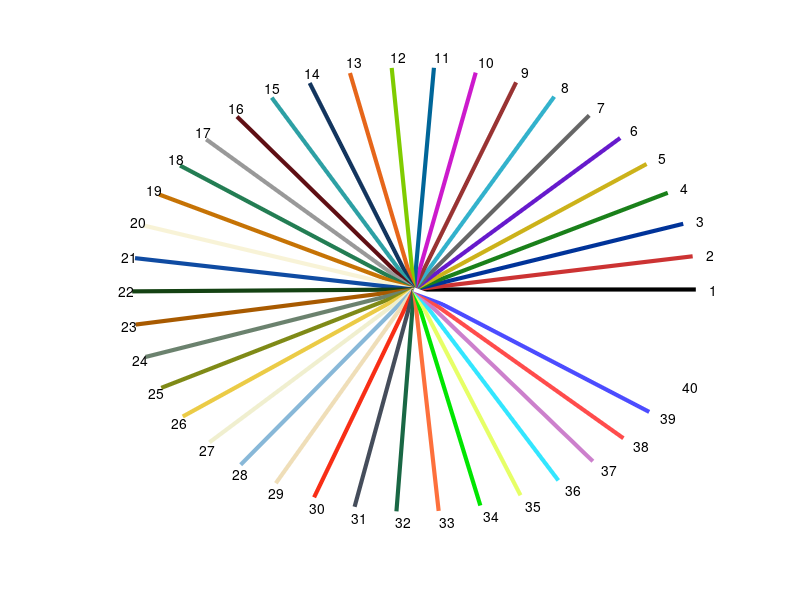

Source code (MATLAB):
% Color selecter: generating a 3-number vector code for a color.
% Syntax:
%            code = mycolor(colorcode,selectplate)
% Input:
%        [colorcode]: integer, selecting from the color plate
%                          e.g. colorcode = 3, means a dark blue from the defaultplate 'color'
%                                colorcode = 0 (default): will display the color plate assigned in a new figure
%                                colorcode = -1 ; return the colormap (3 * ?) matrix, specified in [selectplate]
%                                colorcode is a string (passed to selectplate), return colormap (as colorcode = -1);    
%        [selectplate]: a string, assign the plate you want to chose from
%                            'color': default
%                            'redblue': a red to blue bipolor scale
%                            'gray': a gray scale
%        * For detail of color plates type mycolor(0)
%                                                     mycolor(0,'redblue') 
%                                                     mycolor(0,'gray')
% Output: 
%        [code]: a vector of size 3, the code for the selected color
%-------------------------------------------------------------------------------
%
% Example: use in plot function
%
%            plot([1:10], rand(1,10),'color',mycolor(3))
%
% Example: to display color plate
%
%            mycolor(0,'redblue')         % display the red-blue color map
%            mycolor                            % equals to mycolor(0,'color') or mycolor(0), display the default color map
%
% Example: return colormap
%           cmap = mycolor(-1)
%           cmap = mycolor('color')
%           cmap = mycolor('redblue')        
%
% update 2015/09/21: mycolor(0) will display the color plate in a new figure
%                                add an optional input to select 'redblue' and 'gray' plate
% update 2015/10/14: can take zero argument
% update 2015/10/29: Add usage as colormap
% update 2016/07/28: Add some colors, and white
function code = mycolor(colorcode, selectplate)
if (nargin < 1), colorcode = 0; end;

if (nargin < 2) 
        if ischar(colorcode)
        selectplate = colorcode; colorcode = -1; % set it -1 so it won't be passed through other output
         % output is the whole colormap   
        else
         selectplate = 'color' ;      
        end
end

%% Making color map

mycolors(1,:) = ([0 0 0]);
mycolors(2,:) = ([0.8 0.2 0.2]);
mycolors(3,:) = ([0.0 0.2 0.6]);
mycolors(4,:) = ([0.1 0.5 0.1]);
mycolors(5,:) = ([0.8 0.7 0.1]);
mycolors(6,:) = ([0.4 0.1 0.8]);
mycolors(7,:) = ([0.4 0.4 0.4]);
mycolors(8,:) = ([0.2 0.7 0.8]);
mycolors(9,:) = ([0.6 0.2 0.2]);
mycolors(10,:) = ([0.8 0.1 0.8]);
mycolors(11,:) = ([0.0 0.4 0.6]);
mycolors(12,:) = ([0.5 0.8 0.0]);
mycolors(13,:) = ([0.9 0.4 0.1]);
% 
mycolors(14,:) =([0.0745    0.2078    0.3686]);
mycolors(15,:) =([0.1765    0.6275    0.6431]);
mycolors(16,:) =([0.3725    0.0588    0.0784]);
mycolors(17,:) =([0.6    0.6    0.6]);
mycolors(18,:) =([0.1373    0.4902    0.3255]);
mycolors(19,:) =([0.7765    0.4510    0.0196]);
mycolors(20,:) =([0.9725    0.9529    0.8431]);
%
mycolors(21,:) =([0.0588    0.2941    0.6353]);
mycolors(22,:) =([0.0784    0.2588    0.0745]);
mycolors(23,:) =([0.6588    0.3529         0]);
mycolors(24,:) =([0.4196    0.5098    0.4314]);
mycolors(25,:) =([0.4980    0.5412    0.0902]);
mycolors(26,:) =([0.9216    0.7961    0.2745]);
mycolors(27,:) =([0.9408    0.9369    0.8114]);
%
mycolors(28,:) =([0.5333    0.7216    0.8471]);
mycolors(29,:) =([0.9373    0.8706    0.7216]);
mycolors(30,:) =([0.9725    0.1804    0.0863]);
mycolors(31,:) =([0.2706    0.3020    0.3569]);
mycolors(32,:) =([0.0980    0.4039    0.2667]);
mycolors(33,:) =([0.9922    0.4392    0.2353]);
mycolors(34,:) =([0 0.9 0]);
mycolors(35,:) =([0.9 1 0.4]);
mycolors(36,:) =([0.2 0.9 1]);
mycolors(37,:) =([0.8 0.5 0.8]);
mycolors(38,:) =([1 0.3 0.3]);
mycolors(39,:) =([0.3 0.3 1 ]);
mycolors(40, :) =([1  1  1] );
%% making a gray map
mygrays(1,:)= ([0 0 0]);
mygrays(2,:)= ([0.3 0.3 0.3]);
mygrays(3,:)= ([0.45 0.45 0.45]);
mygrays(4,:)= ([0.6 0.6 0.6]);
mygrays(5,:)= ([0.8 0.8 0.8]);
mygrays(6,:)= ([0.9 0.9 0.9]);
%% making my red-blue color map
for r = 1:32
myredblues(r,:) = [0.85 0.05 0.05]+[0 0.8 0.8]*(r/33);
end
for b = 1:32
myredblues(b+32,:) = [0.05 0.05 0.85]+[0.8 0.8 0]*((33-b)/33);
end 
%% 
if colorcode > 0
    if strcmp(selectplate,'color')
    code = mycolors(colorcode,:) ;
    else if strcmp(selectplate,'redblue')
              code = myredblues(colorcode,:) ;
           else if strcmp(selectplate,'gray')
                  code = mygrays(colorcode,:) ;
               else 
                    error('input [selectcolor] not recognized');
               end
        end
    end
end
%% If input colorcode == 0, display the color plate
if colorcode==0
    disp('Display color plate for you to chose.')
    %%%%%%%%%%%%%%%%%%%%%%%%%%%%%%%%%%%%%%%%%%%%%%%%
    figure
    %%% making color plate for red-blues
      if strcmp(selectplate,'redblue')
          for c = 0:63
                plot([0 cos(0.098*c)],[0 sin(0.098*c)],'Linewidth',3,'color',myredblues(c+1,:));hold on
                text(cos(0.098*c)*1.05,sin(0.098*c)*1.05,num2str(c+1));
          end
      end
      %%% making color plate for [mycolor]
      if strcmp(selectplate,'color')
            [n,p] = size(mycolors);
            for c = 0:n-1
                plot([0 cos(0.15*c)],[0 sin(0.15*c)],'Linewidth',3,'color',mycolors(c+1,:));hold on
                text(cos(0.15*c)*1.05,sin(0.15*c)*1.05,num2str(c+1))
            end
      end
      %%% making color plate for grays
      if strcmp(selectplate,'gray')
          [n,p] = size(mygrays);
          for c = 0:n-1
             plot([0 cos(0.2*c)],[0 sin(0.2*c)],'Linewidth',3,'color',mygrays(c+1,:));hold on
            text(cos(0.2*c)*1.05,sin(0.2*c)*1.05,num2str(c+1));
           end
     end
 axis([-1.1 1.1 -1.1 1.1])
axis off
end

%% If input colorcode == -1, output is the whole colormap
if colorcode == -1
        if strcmp(selectplate,'color')
                code=mycolors;
        end
        if strcmp(selectplate,'redblue')
                code=myredblues;
        end
        if strcmp(selectplate,'gray')
                code=mygrays;
        end
end